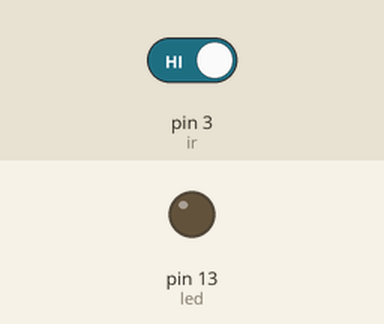
The sketch below on a simulated Arduino Uno, built with avr-gcc and run on an emulated ATmega328P. Shown: output pins drawn as LEDs (lit = HIGH). The test bench sets the inputs (shaded band); at power-on: pin 3 (ir) HIGH.

Above: at 1.2 s.
1.3 s: pin 3 (ir) driven LOW
At 2.4 s:
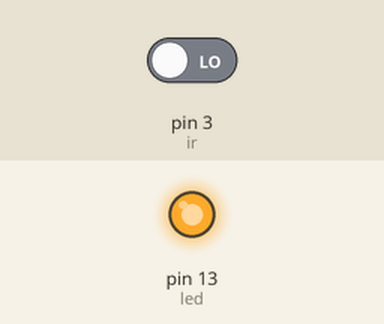
2.8 s: pin 3 (ir) driven HIGH
At 3.5 s:
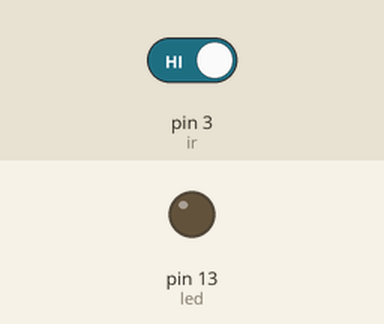
Timing chart, 0 to 5.8 s (numbered marks = the images above; inputs shaded):
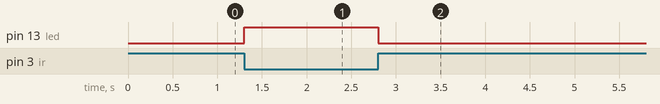

The sketch:

Task07_IR_Object_Detection.ino
```cpp
int ir = 3;
int led = 13;

void setup() {
  pinMode(ir, INPUT);
  pinMode(led, OUTPUT);
}

void loop() {
  if (digitalRead(ir) == LOW)  // object detected
    digitalWrite(led, HIGH);
  else
    digitalWrite(led, LOW);
}
```

Measured:
- after the input at 1.3 s, pin 13 (led): LOW → HIGH at once
- after the input at 2.8 s, pin 13 (led): HIGH → LOW at once
